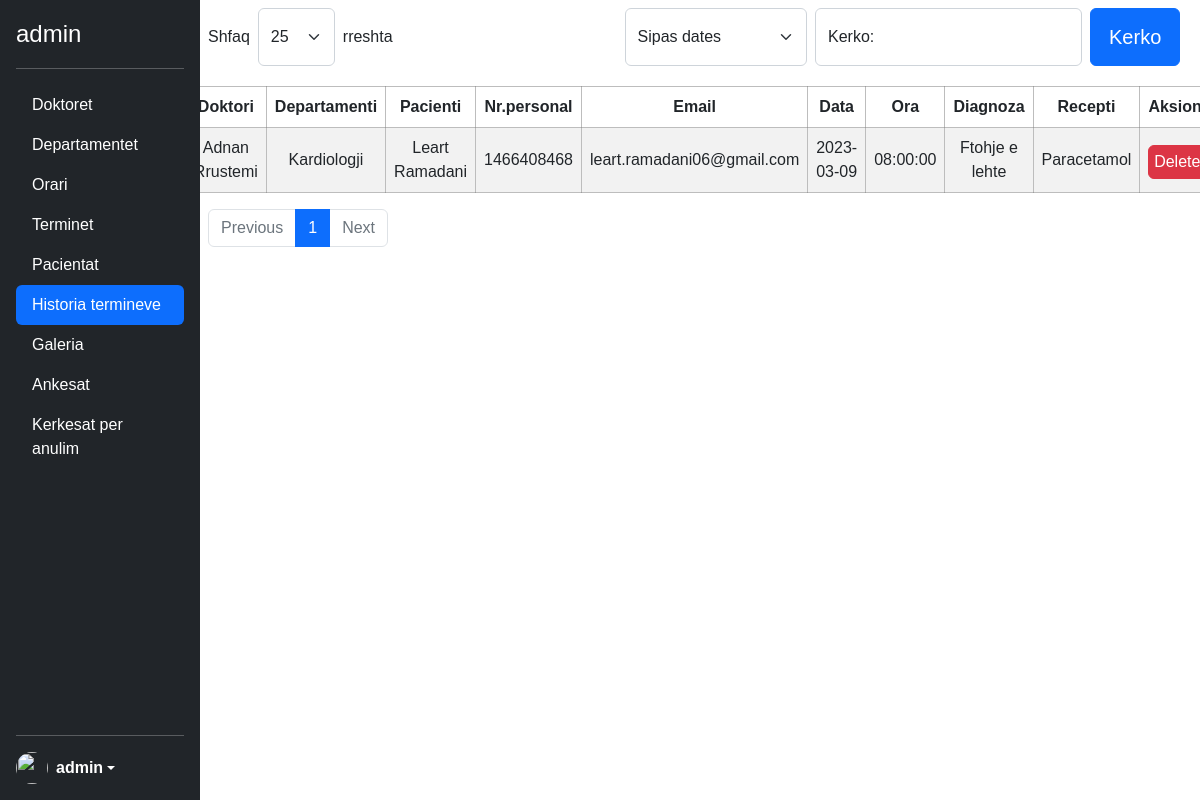
Page /admin/historiaTerminit.php (signed in) on the earlier database version.
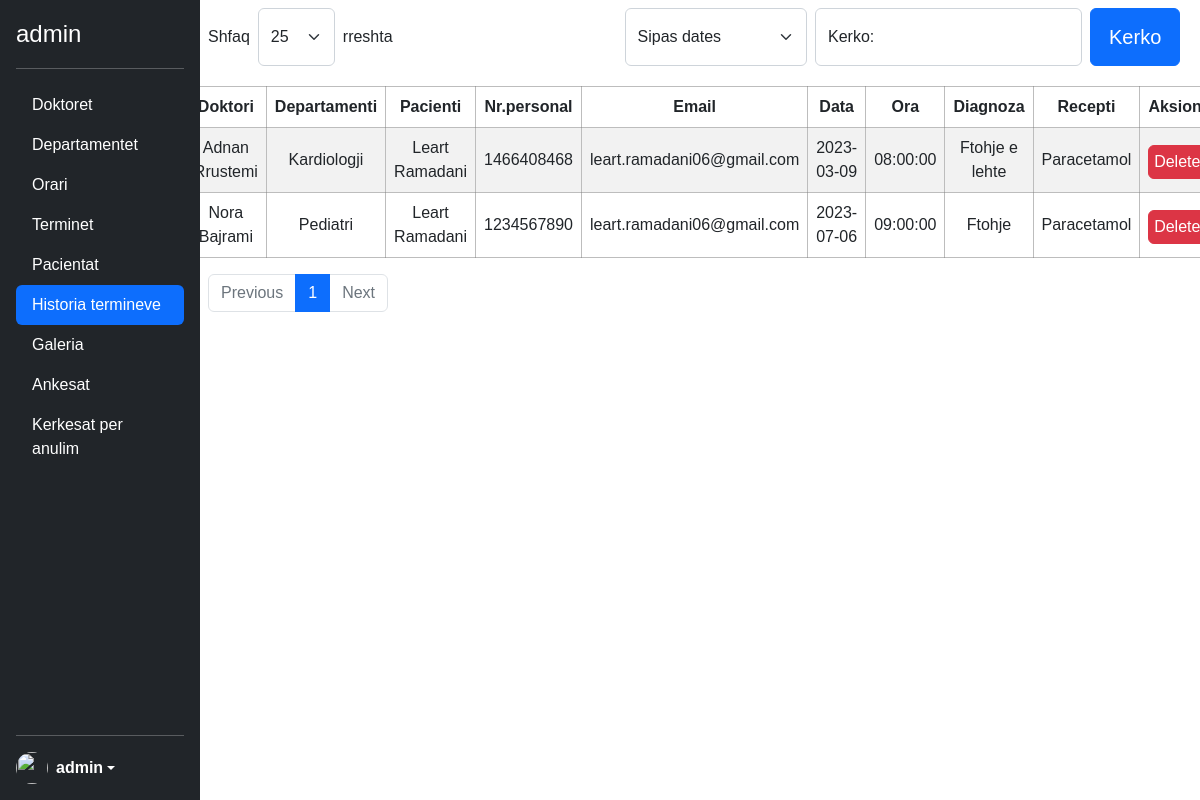
Same page on the later database version.
### tables this page shows
CREATE TABLE `historia_e_termineve` (
  `id` int(11) NOT NULL,
  `doktori` varchar(100) NOT NULL,
  `departamenti` varchar(100) NOT NULL,
  `pacienti` varchar(100) NOT NULL,
  `numri_personal` varchar(10) NOT NULL,
  `email_pacientit` varchar(100) NOT NULL,
  `data` date NOT NULL,
  `ora` time NOT NULL,
  `diagnoza` varchar(250) NOT NULL,
  `recepti` varchar(100) NOT NULL
);

### admin/historiaTerminit.php (the view, shortened to what the changed rows need)
<?php
include('../config.php');
?>
<?php include('header.php') ?>
</head>
<body>
    <?php
    $entries = isset($_GET['entries']) ? $_GET['entries'] : 25;
    $sortDefault = "default";
    $sortBy = isset($_GET['sortBy']) ? $_GET['sortBy'] : $sortDefault;
    $sort = "";
    $countSql = "SELECT COUNT(*) as total FROM historia_e_termineve";
    $countPrep = $con->prepare($countSql);
    $countPrep->execute();
    $totalRows = $countPrep->fetch();
    $totalRows = $totalRows['total'];
    $totalPages = ceil($totalRows / $entries);
    $currentPage = isset($_GET['page']) ? $_GET['page'] : 1;
    $startIndex = ($currentPage - 1) * $entries;
    if ($sortBy == "default") {
        $sort = " ORDER BY DATE(data) LIMIT :startIndex, $entries";
    } else if ($sortBy == "ASC") {
        $sort = " ORDER BY doktori ASC LIMIT :startIndex, $entries";
        $sortASC = 'selected';
        $searchedQuery = isset($_GET['keyword']) ? $_GET['keyword'] : "";
    } else if ($sortBy == "DESC") {
        $sort = " ORDER BY doktori DESC LIMIT :startIndex, $entries";
        $sortDESC = 'selected';
        $searchedQuery = isset($_GET['keyword']) ? $_GET['keyword'] : "";
    } else if ($sortBy == "date") {
        $sort = " ORDER BY DATE(data) LIMIT :startIndex, $entries";
        $sortDate = 'selected';
        $searchedQuery = isset($_GET['keyword']) ? $_GET['keyword'] : "";
    }
    if (isset($_GET['search']) && !empty($_GET['keyword'])) {
        $keyword = $_GET['keyword'];
        $sort = "SELECT * FROM historia_e_termineve WHERE doktori=:keyword OR departamenti=:keyword OR pacienti=:keyword OR numri_personal=:keyword OR
            email_pacientit=:keyword OR data=:keyword OR ora=:keyword OR diagnoza=:keyword OR recepti=:keyword" . $sort;
        $sql = $sort;
        $prep = $con->prepare($sql);
        $prep->bindParam(':keyword', $keyword);
        $prep->bindValue(':startIndex', $startIndex, PDO::PARAM_INT);
        $prep->execute();
        $data = $prep->fetchAll(PDO::FETCH_ASSOC);
        $searchedQuery = $keyword;
    } else {
        $sql = "SELECT * FROM historia_e_termineve" . $sort;
        $prep = $con->prepare($sql);
        $prep->bindValue(':startIndex', $startIndex, PDO::PARAM_INT);
        $prep->execute();
        $data = $prep->fetchAll(PDO::FETCH_ASSOC);
    }
    if (!$data) {
        $empty = 'empty';
    } else {
        $empty = '';
    }
    ?>
    <main class="main mainRes d-flex flex-column align-items-center ">
        <?php if ($empty == '') : ?>
            <table class="table table-striped text-center mt-2 users">
                <thead>
                    <tr>
                        <th scope="col">Doktori</th>
                        <th scope="col">Departamenti</th>
                        <th scope="col">Pacienti</th>
                        <th scope="col">Nr.personal</th>
                        <th scope="col">Email</th>
                        <th scope="col">Data</th>
                        <th scope="col">Ora</th>
                        <th scope="col">Diagnoza</th>
                        <th scope="col">Recepti</th>
                        <th scope="col">Aksioni</th>
                    </tr>
                </thead>
                <tbody>
                    <?php foreach ($data as $data) : ?>
                        <tr>
                            <td><?= $data['doktori'] ?></td>
                            <td><?= $data['departamenti'] ?></td>
                            <td><?= $data['pacienti'] ?></td>
                            <td><?= $data['numri_personal'] ?></td>
                            <td><?= $data['email_pacientit'] ?></td>
                            <td><?= $data['data'] ?></td>
                            <td><?= $data['ora'] ?> </td>
                            <td><?= $data['diagnoza'] ?></td>
                            <td><?= $data['recepti'] ?></td>
                            <td class="text-center">
                                <a class="text-decoration-none text-white" href="deleteHistorinTerminit.php?id=<?= $data['id']  ?>">
                                    <button class="btn btn-danger w-100 mt-1 p-1 text-white">Delete</button>
                                </a>
                            </td>
                        </tr>
                    <?php endforeach; ?>
                </tbody>
            </table>
        <?php endif; ?>
        <?php if ($empty == 'empty') { ?>
            <article class=" d-flex justify-content-center mt-5">
                <h1 class=" h1 fw-normal text-center mt-5">Te dhenat nuk u gjenden ne databaze.</h1>
            </article>
        <?php } else { ?>
            <nav aria-label="Page navigation example" class="w-100 ps-2">
                <ul class="pagination">
                 <?php
                    $maxVisibleLinks = 5;
                    $startPage = max(1, $currentPage - floor($maxVisibleLinks / 2));
                    $endPage = min($startPage + $maxVisibleLinks - 1, $totalPages);
                    for ($i = $startPage; $i <= $endPage; $i++) {
                        $activePage = ($i == $currentPage) ? 'active' : '';
                        echo '<li class="page-item"><a class="page-link ' . $activePage . '" href="?page=' . $i . '">' . $i . '</a></li>';
                    }
                    ?>
                </ul>
            </nav>
        <?php } ?>
    </main>
</body>
</html>

Differences in the rows shown:
added historia_e_termineve: doktori "Nora Bajrami", departamenti "Pediatri", pacienti "Leart Ramadani", numri_personal "1234567890", email_pacientit "leart.ramadani06@gmail.com", data "2023-07-06", ora "09:00:00", diagnoza "Ftohje", recepti "Paracetamol"
